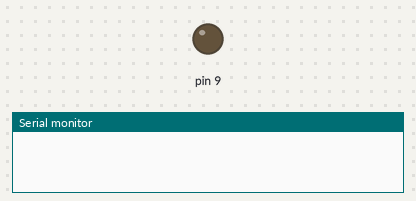
A sketch run on a simulated Arduino Uno, built with avr-gcc and run on an emulated ATmega328P. Shown: output pins drawn as LEDs (lit = HIGH), the last lines printed to the serial monitor.

Above: at 0.1 s.
At 18.1 s:
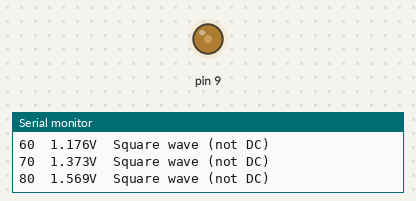
At 28.1 s:
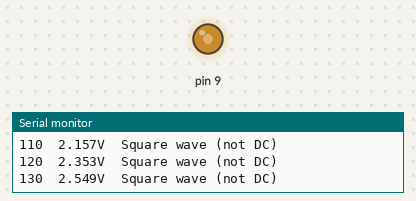
At 38.1 s:
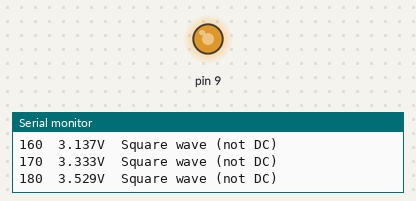
Timing chart, 0 to 39.6 s (numbered marks = the images above):
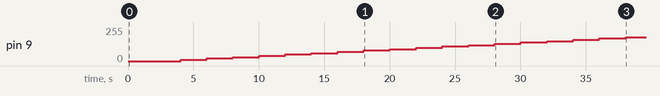

The sketch:

pwm_voltage_test.ino
```cpp
/*
 * PWM Voltage Output Test
 *
 * This sketch demonstrates why you need a filter or voltage divider
 * to get 0.2V output from Arduino.
 *
 * TEST: Measure the output with a multimeter and oscilloscope.
 * Without a filter: You'll see a square wave, not 0.2V DC
 * With a filter: You'll see approximately 0.2V DC
 */

void setup() {
  Serial.begin(115200);
  delay(2000);

  Serial.println("============================================");
  Serial.println("PWM Voltage Output Test");
  Serial.println("============================================");
  Serial.println("Measuring with multimeter...");
  Serial.println();

  // Calculate PWM value for 0.2V
  // Arduino outputs 5V, so to get 0.2V:
  int pwmValue = (0.2 / 5.0) * 255;  // = 10

  Serial.print("PWM value: ");
  Serial.println(pwmValue);
  Serial.print("Expected voltage: ");
  Serial.print((pwmValue * 5.0) / 255.0, 3);
  Serial.println("V");
  Serial.println();

  Serial.println("Reading at different PWM values:");
  Serial.println("PWM\tExpected\tActual (unfiltered)");
  Serial.println("----\t--------\t------------------");

  // Test different PWM values
  for (int pwm = 0; pwm <= 255; pwm += 10) {
    analogWrite(9, pwm);

    float expected = (pwm * 5.0) / 255.0;

    Serial.print(pwm);
    Serial.print("\t");
    Serial.print(expected, 3);
    Serial.print("V\t");
    Serial.println("Square wave (not DC)");

    delay(2000);  // Wait so you can measure with multimeter
  }

  analogWrite(9, 0);
  Serial.println();
  Serial.println("Test complete.");
  Serial.println();
  Serial.println("============================================");
  Serial.println("KEY POINT:");
  Serial.println("============================================");
  Serial.println("PWM alone gives you a SQUARE WAVE, not DC voltage!");
  Serial.println();
  Serial.println("To get steady 0.2V, you need:");
  Serial.println("1. PWM + Low-Pass Filter (RC circuit)");
  Serial.println("2. Voltage Divider circuit");
  Serial.println("3. External DAC module");
  Serial.println();
  Serial.println("See README_CURRENT_TESTING.md for circuit details.");
}

void loop() {
  // Nothing here - test runs once in setup()
}

/*
 * CRITICAL UNDERSTANDING:
 *
 * Arduino digitalWrite() gives:
 * - LOW = 0V
 * - HIGH = 5V
 *
 * Arduino analogWrite() (PWM) gives:
 * - Duty cycle from 0% to 100%
 * - Average voltage from 0V to 5V
 * - BUT: It's a square wave switching on/off rapidly
 * - Frequency: ~490 Hz on most pins (~980 Hz on pins 5,6)
 *
 * For CURRENT MEASUREMENT, you typically need:
 * - Steady DC voltage (not switching)
 * - Many devices won't respond correctly to PWM
 *
 * SOLUTION OPTIONS:
 *
 * 1. SIMPLE: Voltage Divider
 *    Arduino Pin (5V) -> [R1: 24kΩ] -> Output -> [R2: 1kΩ to GND]
 *    Gives: 5V × (1k / 25k) = 0.2V
 *    Downside: Fixed voltage, not adjustable
 *
 * 2. PWM + Low-Pass Filter (RC Filter)
 *    Arduino PWM Pin -> [10kΩ resistor] -> Output -> [10µF cap to GND]
 *    Then: analogWrite(pin, 10) gives ~0.2V DC
 *    Better: Can adjust voltage by changing PWM value
 *
 * 3. EXTERNAL DAC (Most precise)
 *    Use MCP4725 module with I2C
 *    Very accurate, programmable voltage
 *    Best for precision measurements
 *
 * For most applications, Option 2 (PWM + Filter) is the sweet spot:
 * - Adjustable
 * - Simple
 * - Good enough accuracy for current sensing
 */
```

Measured:
- by itself, pin 9: moves from 0/255 to 180/255 over 34.0 s
